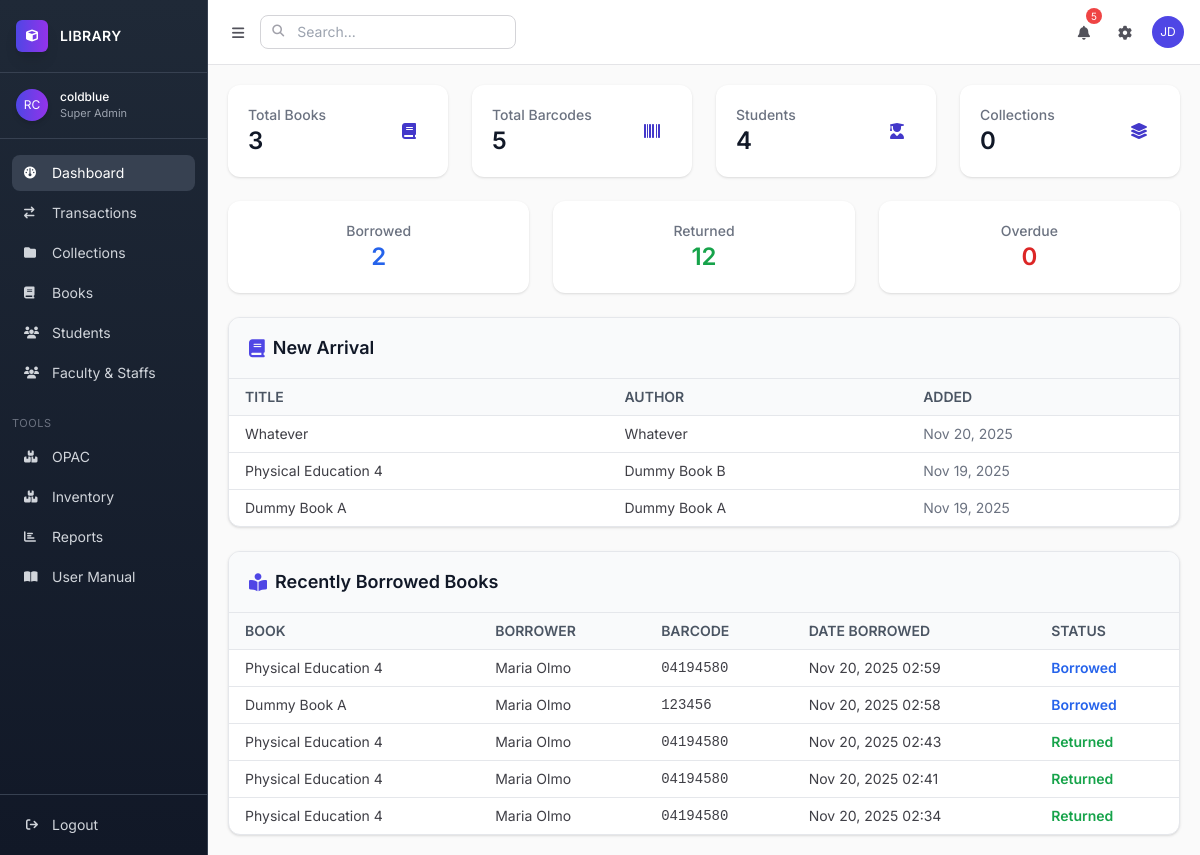
The page /library/dashboard/ (signed in) on the database as committed earlier.
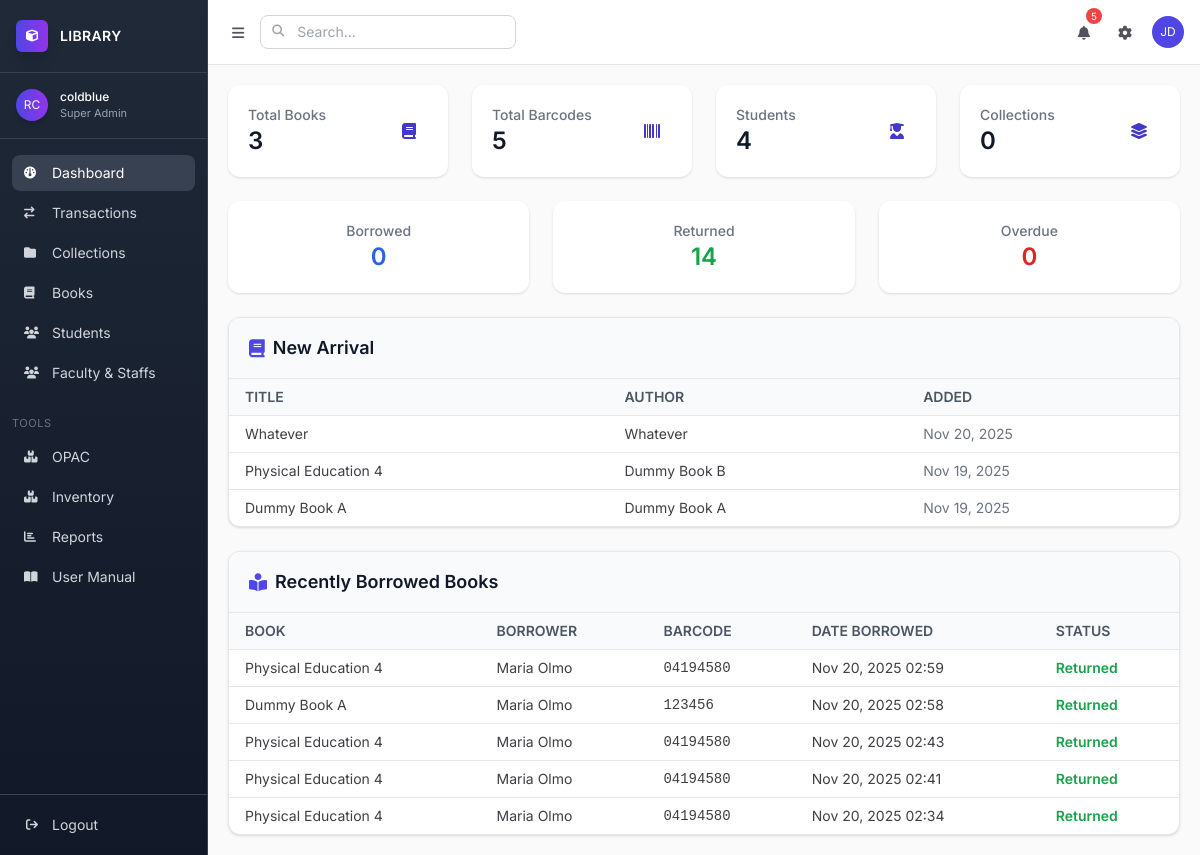
The same page on the database as committed later.
### apps/app2/models.py (models this page shows, shortened)
class BorrowedBook(models.Model):
    book = models.ForeignKey(Book, on_delete=models.CASCADE, related_name="borrow_records")
    borrower = models.ForeignKey(Student, on_delete=models.CASCADE, related_name="borrowed_books")
    barcode = models.ForeignKey('BookBarcode', on_delete=models.CASCADE, related_name="borrowed_records", null=True, blank=True)
    date_borrowed = models.DateTimeField(auto_now_add=True)
    due_date = models.DateField()
    date_returned = models.DateField(blank=True, null=True)
    remarks = models.CharField(max_length=255, blank=True, null=True)
    STATUS_CHOICES = [
        ("borrowed", "Borrowed"),
        ("returned", "Returned"),
        ("overdue", "Overdue"),
    ]
    status = models.CharField(max_length=20, choices=STATUS_CHOICES, default="borrowed")

class Book(models.Model):
    collection = models.ForeignKey(
        Collection, on_delete=models.SET_NULL, null=True, blank=True, related_name="books"
    )
    control_number = models.CharField(max_length=50, unique=True, verbose_name="Control Number / 001")
    isbn = models.CharField(max_length=20, blank=True, null=True, verbose_name="ISBN / 020")
    title = models.CharField(max_length=255, verbose_name="Title / 245$a")
    subtitle = models.CharField(max_length=255, blank=True, null=True, verbose_name="Subtitle / 245$b")
    statement_of_responsibility = models.CharField(max_length=255, blank=True, null=True, verbose_name="Statement of Responsibility / 245$c")
    author = models.CharField(max_length=255, verbose_name="Main Author / 100$a")
    added_authors = models.CharField(max_length=255, blank=True, null=True, verbose_name="Added Authors / 700$a")
    edition = models.CharField(max_length=100, blank=True, null=True, verbose_name="Edition / 250")
    publisher = models.CharField(max_length=255, blank=True, null=True, verbose_name="Publisher / 264$b")
    publication_place = models.CharField(max_length=255, blank=True, null=True, verbose_name="Place / 264$a")
    publication_year = models.CharField(max_length=4, blank=True, null=True, verbose_name="Year / 264$c")
    pages = models.CharField(max_length=50, blank=True, null=True, verbose_name="Pagination / 300$a")
    illustrations = models.CharField(max_length=255, blank=True, null=True, verbose_name="Illustrations / 300$b")
    dimensions = models.CharField(max_length=50, blank=True, null=True, verbose_name="Dimensions / 300$c")
    series = models.CharField(max_length=255, blank=True, null=True, verbose_name="Series / 490$a")
    notes = models.TextField(blank=True, null=True, verbose_name="General Notes / 500")
    summary = models.TextField(blank=True, null=True, verbose_name="Summary / 520")
    subjects = models.CharField(max_length=255, blank=True, null=True, verbose_name="Subjects / 650$a")
    classification = models.CharField(max_length=50, blank=True, null=True, verbose_name="Dewey / 082 or Local / 090")
    language = models.CharField(max_length=50, blank=True, null=True, verbose_name="Language / 041$a")
    cover_image = models.ImageField(
        upload_to='book_covers/', blank=True, null=True, verbose_name="Book Cover"
    )
    created_at = models.DateTimeField(auto_now_add=True)
    updated_at = models.DateTimeField(auto_now=True)

class BookBarcode(models.Model):
    book = models.ForeignKey('Book', on_delete=models.CASCADE, related_name="barcodes")
    barcode = models.CharField(max_length=50, unique=True)
    created_at = models.DateTimeField(auto_now_add=True)
    created_at = models.DateTimeField(default=timezone.now)

### apps/app1/models.py (models this page shows, shortened)
class Student(models.Model):
    folder = models.ForeignKey(Folder, on_delete=models.SET_NULL, null=True, blank=True, related_name="students")
    last_name = models.CharField(max_length=150)
    first_name = models.CharField(max_length=150)
    middle_name = models.CharField(max_length=150, blank=True, null=True)
    mobile_number = models.CharField(max_length=20, blank=True, null=True)
    GENDER_CHOICES = [
        ('M', 'Male'),
        ('F', 'Female'),
        ('O', 'Other'),
    ]
    gender = models.CharField(max_length=1, choices=GENDER_CHOICES)

### apps/app2/views/all.py (the view)
# urls.py: path('dashboard/', views.dashboard, name='dashboard'),
@login_required
def dashboard(request):
    total_books = Book.objects.count()
    total_barcodes = BookBarcode.objects.count()
    total_collections = Collection.objects.count()
    total_students = Student.objects.count()
    borrowed_count = BorrowedBook.objects.filter(status="borrowed").count()
    returned_count = BorrowedBook.objects.filter(status="returned").count()
    overdue_count = BorrowedBook.objects.filter(status="overdue").count()
    recent_books = Book.objects.order_by('-created_at')[:5]
    recent_borrowed = BorrowedBook.objects.select_related('book', 'borrower', 'barcode').order_by('-date_borrowed')[:5]
    context = {
        'total_books': total_books,
        'total_barcodes': total_barcodes,
        'total_collections': total_collections,
        'total_students': total_students,
        'borrowed_count': borrowed_count,
        'returned_count': returned_count,
        'overdue_count': overdue_count,
        'recent_books': recent_books,
        'recent_borrowed': recent_borrowed,
    }
    return render(request, 'app2/dashboard.html', context)

### templates/app2/dashboard.html (shortened to what the changed rows need)
{% extends "base.html" %}
{% block content %}
<div class="space-y-6">
    <div class="grid grid-cols-1 sm:grid-cols-3 gap-6">
        <div class="bg-white rounded-xl shadow p-5 flex flex-col items-center">
            <h3 class="text-sm font-medium text-gray-500">Borrowed</h3>
            <p class="text-2xl font-semibold text-blue-600">{{ borrowed_count }}</p>
        </div>
        <div class="bg-white rounded-xl shadow p-5 flex flex-col items-center">
            <h3 class="text-sm font-medium text-gray-500">Returned</h3>
            <p class="text-2xl font-semibold text-green-600">{{ returned_count }}</p>
        </div>
    </div>
    <div class="bg-white rounded-xl shadow border border-gray-200 overflow-hidden">
        <div class="px-5 py-4 border-b border-gray-200 bg-gray-50">
            <h2 class="text-lg font-semibold text-gray-900 flex items-center space-x-2">
                <i class="fas fa-book text-accent-500"></i>
                <span>New Arrival</span>
            </h2>
        </div>
        {% if recent_books %}
        <div class="overflow-x-auto">
            <table class="w-full text-sm">
                <thead class="bg-gray-50 border-b border-gray-200">
                    <tr>
                        <th class="px-4 py-2 text-left font-semibold text-gray-600 uppercase">Title</th>
                        <th class="px-4 py-2 text-left font-semibold text-gray-600 uppercase">Author</th>
                        <th class="px-4 py-2 text-left font-semibold text-gray-600 uppercase">Added</th>
                    </tr>
                </thead>
            </table>
        </div>
        {% else %}
        <div class="text-center py-4 text-gray-500">No recent books added.</div>
        {% endif %}
    </div>
    <div class="bg-white rounded-xl shadow border border-gray-200 overflow-hidden">
        <div class="px-5 py-4 border-b border-gray-200 bg-gray-50">
            <h2 class="text-lg font-semibold text-gray-900 flex items-center space-x-2">
                <i class="fas fa-book-reader text-accent-500"></i>
                <span>Recently Borrowed Books</span>
            </h2>
        </div>
        {% if recent_borrowed %}
        <div class="overflow-x-auto">
            <table class="w-full text-sm">
                <thead class="bg-gray-50 border-b border-gray-200">
                    <tr>
                        <th class="px-4 py-2 text-left font-semibold text-gray-600 uppercase">Book</th>
                        <th class="px-4 py-2 text-left font-semibold text-gray-600 uppercase">Borrower</th>
                        <th class="px-4 py-2 text-left font-semibold text-gray-600 uppercase">Barcode</th>
                        <th class="px-4 py-2 text-left font-semibold text-gray-600 uppercase">Date Borrowed</th>
                        <th class="px-4 py-2 text-left font-semibold text-gray-600 uppercase">Status</th>
                    </tr>
                </thead>
                <tbody class="divide-y divide-gray-200">
                    {% for record in recent_borrowed %}
                    <tr class="hover:bg-gray-50 transition-colors duration-150">
                        <td class="px-4 py-2">{{ record.book.title }}</td>
                        <td class="px-4 py-2">{{ record.borrower.first_name }} {{ record.borrower.last_name }}</td>
                        <td class="px-4 py-2 font-mono">{{ record.barcode.barcode }}</td>
                        <td class="px-4 py-2">{{ record.date_borrowed|date:"M j, Y H:i" }}</td>
                        <td class="px-4 py-2">
                            {% if record.status == 'overdue' %}
                                <span class="text-red-600 font-semibold">{{ record.status|capfirst }}</span>
                            {% elif record.status == 'returned' %}
                                <span class="text-green-600 font-semibold">{{ record.status|capfirst }}</span>
                            {% else %}
                                <span class="text-blue-600 font-semibold">{{ record.status|capfirst }}</span>
                            {% endif %}
                        </td>
                    </tr>
                    {% endfor %}
                </tbody>
            </table>
        </div>
        {% else %}
        <div class="text-center py-4 text-gray-500">No recent borrowed books.</div>
        {% endif %}
    </div>
</div>
{% endblock %}

Rows that differ between the two databases and show on the page:
changed BorrowedBook "Nov 20, 2025 02:59": status "Borrowed" → "Returned"
changed BorrowedBook "Nov 20, 2025 02:58": status "Borrowed" → "Returned"
Other text that changed with them:
{{ borrowed_count }}: "2" → "0"
{{ returned_count }}: "12" → "14"
